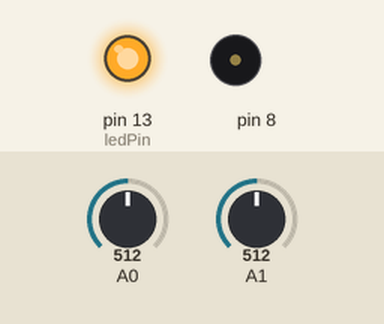
The sketch below on a simulated Arduino Uno, built with avr-gcc and run on an emulated ATmega328P. Shown: output pins drawn as LEDs (lit = HIGH), buzzer (waves = sounding). The test bench sets the inputs (shaded band); at power-on: A0 = 512, A1 = 512.

Above: at 0.1 s.
At 5.1 s:
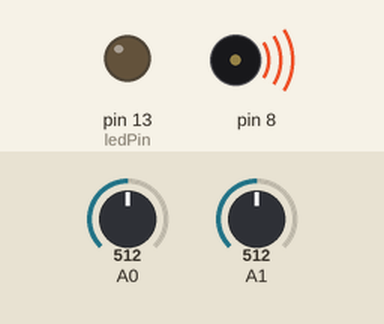
Timing chart, 0 to 6.6 s (numbered marks = the images above):
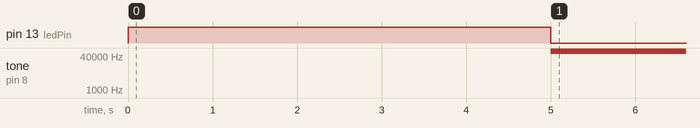

Measured:
- by itself, tone on pin 8: silent → 65185 Hz at 5.0 s

The sketch:

proj06_LightTheremin-Dbl-Photoresistor.ino
```cpp
int baseSnsVal;
int baseLow = 1023;
int baseHigh = 0;
int preciseSnsVal;
int preciseLow = 1023;
int preciseHigh = 0;

int ledPin = 13;

void setup() {
  pinMode(ledPin, OUTPUT);
  digitalWrite(ledPin, HIGH);
  while (millis() < 5000) {
    baseSnsVal = analogRead(A0);
    if (baseSnsVal > baseHigh) {
      baseHigh = baseSnsVal;
    }
    if (baseSnsVal < baseLow) {
      baseLow = baseSnsVal;
    }
    preciseSnsVal = analogRead(A0);
    if (preciseSnsVal > preciseHigh) {
      preciseHigh = preciseSnsVal;
    }
    if (preciseSnsVal < preciseLow) {
      preciseLow = preciseSnsVal;
    }
  }
  digitalWrite(ledPin, LOW);
}

void loop() {

  baseSnsVal = analogRead(A0);
  preciseSnsVal = analogRead(A1);

  int base = map(baseSnsVal, baseLow, baseHigh, 0, 10);
  int feqLow = base * 400 + 50;
  int feqHigh = (base + 1) * 400 + 50;
  int pitch = map(preciseSnsVal, preciseLow, preciseHigh,
                 feqLow, feqHigh);

  tone(8, pitch, 20);

  delay(10);

}
```
